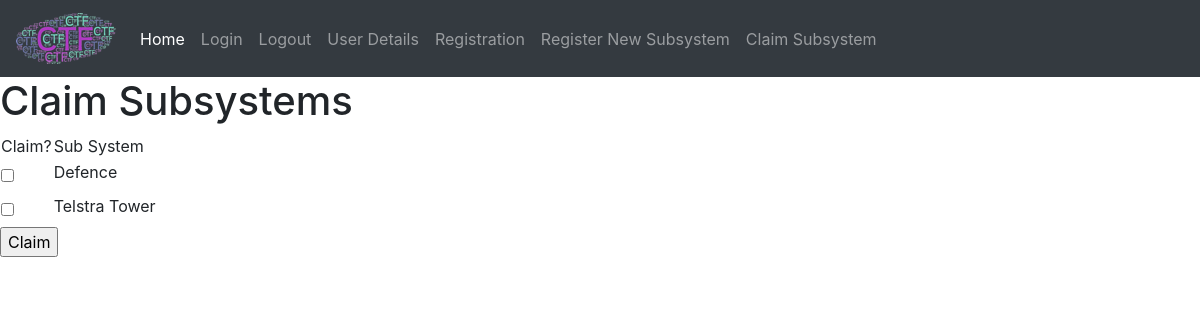
Before: /claim with the older database file.
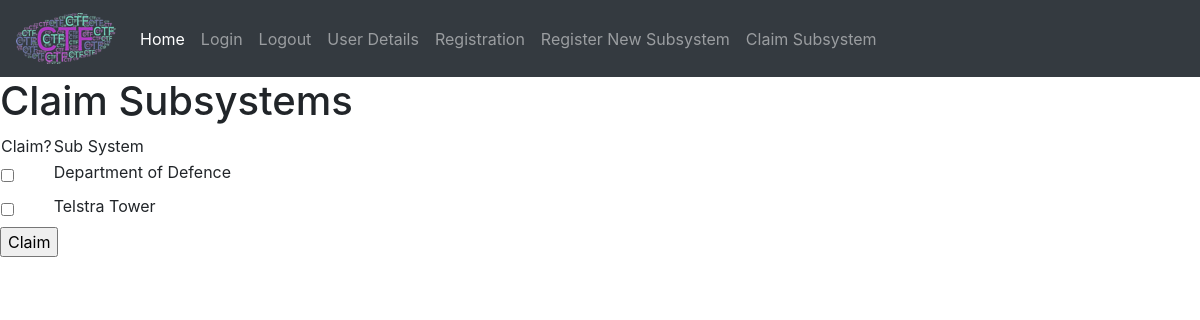
After: the same page with the newer database file.
### models.py (models this page shows)
class CTFSubSystems(db.Model):
    id = db.Column(db.Integer, primary_key=True, autoincrement=True)
    title = db.Column(db.String(64), index=True, unique=True)
    description = db.Column(db.String(256), index=True, unique=True)
    Owner = db.Column(db.String(64), index=True, unique=False)
    score = db.Column(db.Integer, index=True, unique=False)

### app.py (the view, shortened to what this page needs)
@app.route("/claim", methods=['GET', 'POST'])
def claimsubsystem():
    form = ClaimSubSystem()
    print(form.errors)
    subsystems = text("select * from ctf_sub_systems")
    result = db.engine.execute(subsystems)
    return render_template('claim.html', title='Claim Subsystems', form=form, user=current_user, subsystems=result)

### forms.py
class ClaimSubSystem(FlaskForm):
    id = IntegerField("ID")
    submit = SubmitField('Claim')

### templates/claim.html (shortened to what this page needs)
{% extends 'base.html' %}
{% block header %}
    <h1>{% block title %} {{ title }}{% endblock %}</h1>
{% endblock %}
{% block content %}
    <form action="/claim" method="post" novalidate>
        <table>
            <tr>
                <td>Claim?</td>
                <td>Sub System</td>
            </tr>
            {% for i in subsystems %}
                <tr>
                    <td><input type=checkbox id="{{ i.ID }}"
                               name=subsystems value="{{ i.id }}"></td>
                    <td><label for="id_{{ i.title }}">{{ i.title }}</label></td>
                </tr>
            {% endfor %}
        </table>
        <p>{{ form.submit() }}</p>
    </form>
{% endblock %}

Changed rows visible on the page:
changed CTFSubSystems: title "Defence" → "Department of Defence"
